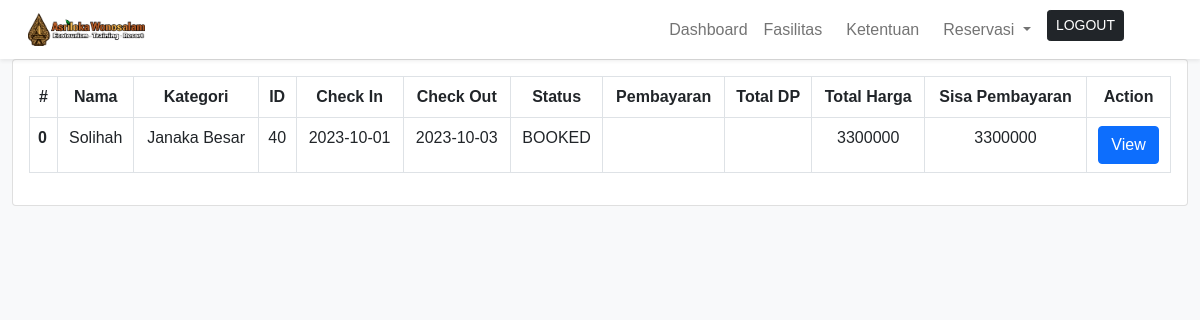
/admin/dashboard.php, run on an earlier commit of the app's database.
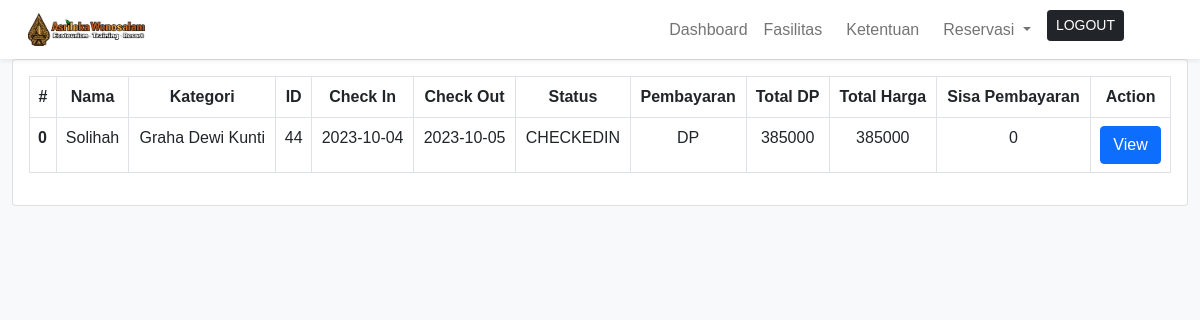
And on a later commit of the database.
### tables this page shows
CREATE TABLE `booking` (
  `id` int(11) NOT NULL,
  `userId` int(11) DEFAULT NULL,
  `checkIn` datetime(3) NOT NULL,
  `checkOut` datetime(3) NOT NULL,
  `roomId` int(11) DEFAULT NULL,
  `status` enum('BOOKED','PAYED','CHECKEDIN','CHECKEDOUT','CANCELLED') DEFAULT 'BOOKED',
  `totalPrice` int(50) NOT NULL,
  `bundlingId` int(11) DEFAULT NULL,
  `paymentMethod` enum('DP','FULL') DEFAULT NULL,
  `userPayed` int(50) DEFAULT NULL
);

### lib/db.php (called while the page is built, shortened)
<?php
function select($sql, $values, $datatypes)
{
    $conn = $GLOBALS['conn'];
    $auth['success'] = true;
    if ($auth['success']) {
        if ($stmt = mysqli_prepare($conn, $sql)) {
            mysqli_stmt_bind_param($stmt, $datatypes, ...$values);
            if (mysqli_stmt_execute($stmt)) {
                $res = mysqli_stmt_get_result($stmt);
                return $res;
            } else {
                mysqli_stmt_close($stmt);
                die("Query cannot be executed - Select");
            }
        } else {
            die("Query cannot be prepared - Select");
        }
    } else {
        die("Unauthorized User");
    }
}
?>

### admin/dashboard.php (the view, shortened to what the changed rows need)
<!DOCTYPE html>
<html lang="en">
<head>
    <?php require('inc/links.php'); ?>
</head>
<body class="bg-light">
    <?php require('inc/header.php'); ?>
    <div class="container-fluid " id=main-content>
        <div class="row">
            <div class="col-md-12">
                <div class="card">
                    <div class="card-body">
                        <table class="table table-bordered table-hover">
                            <thead>
                                <tr>
                                    <th class="text-center">#</th>
                                    <th class="text-center">Nama</th>
                                    <th class="text-center">Kategori</th>
                                    <th class="text-center">ID</th>
                                    <th class="text-center">Check In</th>
                                    <th class="text-center">Check Out</th>
                                    <th class="text-center">Status</th>
                                    <th class="text-center">Pembayaran</th>
                                    <th class="text-center">Total DP</th>
                                    <th class="text-center">Total Harga</th>
                                    <th class="text-center">Sisa Pembayaran</th>
                                    <th class="text-center">Action</th>
                                </tr>
                            </thead>
                            <tbody>
                                <?php
                                $sql = "SELECT * FROM booking";
                                $res = mysqli_query($conn, $sql);
                                while ($row = mysqli_fetch_assoc($res)) {
                                    $booking[] = $row;
                                }
                                foreach ($booking as $key => $value) {
                                    if ($value['roomId'] != null) {
                                        $sql = "SELECT * FROM room WHERE id = ?";
                                        $res = select($sql, [$value['roomId']], 'i');
                                        while ($row = mysqli_fetch_assoc($res)) {
                                            $room[] = $row;
                                        }
                                    } else {
                                        $sql = "SELECT * FROM bundling WHERE id = ?";
                                        $res = select($sql, [$value['bundlingId']], 'i');
                                        while ($row = mysqli_fetch_assoc($res)) {
                                            $room[] = $row;
                                        }
                                    }
                                }
                                foreach ($booking as $key => $value) {
                                    $sql = "SELECT * FROM user WHERE id = ?";
                                    $res = select($sql, [$value['userId']], 'i');
                                    while ($row = mysqli_fetch_assoc($res)) {
                                        $user[] = $row;
                                    }
                                }
                                $html = '';
                                foreach ($booking as $key => $value) {
                                    $html .= "<tr>";
                                    $html .= "<th scope='row'>$key</th>";
                                    $html .= "<td class='text-center'>";
                                    foreach ($user as $k => $v) {
                                        if ($v['id'] == $value['userId']) {
                                            $html .= "$v[name]";
                                            break;
                                        }
                                    }
                                    $html .= "</td>";
                                    $html .= "<td class='text-center'>";
                                    foreach ($room as $k => $v) {
                                        if ($v['id'] == $value['roomId']) {
                                            $html .= "$v[name]";
                                            break;
                                        }
                                    }
                                    $html .= "</td>";
                                    $html .= "<td class='text-center'>$value[id]</td>";
                                    $html .= "<td class='text-center'>" . date('Y-m-d', strtotime($value['checkIn'])) . "</td>";
                                    $html .= "<td class='text-center'>" . date('Y-m-d', strtotime($value['checkOut'])) . "</td>";
                                    $html .= "<td class='text-center'>$value[status]</td>";
                                    $html .= "<td class='text-center'>$value[paymentMethod]</td>";
                                    $html .= "<td class='text-center'>$value[userPayed]</td>";
                                    $html .= "<td class='text-center'>$value[totalPrice]</td>";
                                    $html .= "<td class='text-center'>" . ($value['totalPrice'] - $value['userPayed']) . "</td>";
                                    $html .= "<td class='text-center'>";
                                    $html .= "<button type='button' class='btn btn-primary view-button' data-bs-toggle='modal' data-bs-target='#viewModal' data-bs-id='$value[id]' data-bs-total-price='$value[totalPrice]'>View</button>";
                                    $html .= "</td>";
                                    $html .= "</tr>";
                                }
                                echo $html;
                                ?>
                            </tbody>
                        </table>
                    </div>
                </div>
            </div>
        </div>
    </div>
</body>
</html>

What changed in the data, as far as the page shows it:
removed booking: key "0", value "Solihah Janaka Besar", id "40", checkIn "2023-10-01", checkOut "2023-10-03", status "BOOKED", totalPrice "3300000", $value['totalPrice']-$value['userPayed'] "3300000"
added booking: key "0", value "Solihah Graha Dewi Kunti", id "44", checkIn "2023-10-04", checkOut "2023-10-05", status "CHECKEDIN", paymentMethod "DP", userPayed "385000", totalPrice "385000", $value['totalPrice'] - $value['userPayed'] "0"
